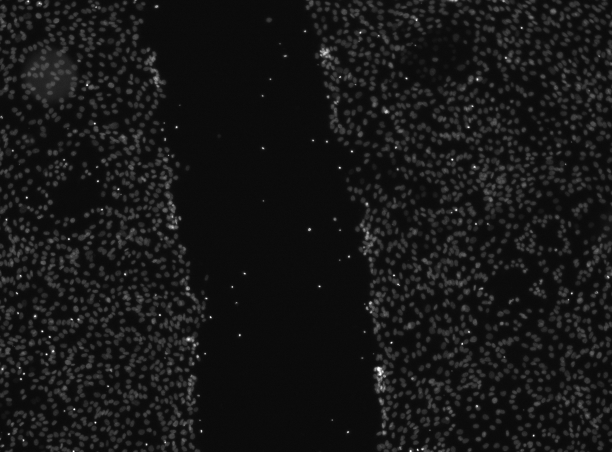
#> input picture cells/data/A2_03_2_1_DAPI_001.tif, 1224 x 904 px, given in place of A2_03_2_1_DAPI_%03d.png, which was not available (shown at 1/2 size)
$ python main.py
#> lines starting #> are read from the running program, lines starting #| are printed output that depends on the picture; after the words box and inside, x2 and y2 are one past the last pixel; in counts of white or black regions, pixels touching at a corner belong together; pictures that were not available may be replaced by others from this repository, and a replacement may not be noted
### centroidtracker.py
from scipy.spatial import distance as dist
from collections import OrderedDict
import numpy as np

class CentroidTracker():
    def __init__(self, maxDisappeared=50):
        # Místo POJO objektu využívám tříděný slovník, kdy ID odpovídá informaci ke konkrétnímu objektu
        self.nextObjectID = 0
        self.objects = OrderedDict()
        self.disappeared = OrderedDict()
        self.prevSpeed = OrderedDict()
        self.speedX = OrderedDict()
        self.speedY = OrderedDict()

        # Jen proměnná která uchovává po kolika snímcích má objekt zmizet z "trackování"
        self.maxDisappeared = maxDisappeared

    def register(self, centroid):
        self.objects[self.nextObjectID] = centroid
        self.disappeared[self.nextObjectID] = 0
        self.speedX[self.nextObjectID] = 0
        self.speedY[self.nextObjectID] = 0
        self.nextObjectID += 1

    def deregister(self, objectID):
        del self.objects[objectID]
        del self.disappeared[objectID]

    def update(self, rects):
        if len(rects) == 0:
            # Označ jako ztracené
            for objectID in list(self.disappeared.keys()):
                self.disappeared[objectID] += 1

                # Pokud je ztracený víc než X framu, smaž...
                if self.disappeared[objectID] > self.maxDisappeared:
                    self.deregister(objectID)

            return self.objects

        # Inicializace proměnné
        inputCentroids = np.zeros((len(rects), 2), dtype="int")

        # Z čtyřuhelníku získej centroid - prostředek
        for (i, (startX, startY, endX, endY)) in enumerate(rects):
            cX = int((startX + endX) / 2.0)
            cY = int((startY + endY) / 2.0)
            inputCentroids[i] = (cX, cY)

        # Pokud nic netrackuju, registruj
        if len(self.objects) == 0:
            for i in range(0, len(inputCentroids)):
                self.register(inputCentroids[i])

        # Pokud trackuju, snažím se přiřazit trackovaný objekt k objektu z nového snímku
        else:
            objectIDs = list(self.objects.keys())
            objectCentroids = list(self.objects.values())

            #Vypočti vzdálenost
            D = dist.cdist(np.array(objectCentroids), inputCentroids)
            rows = D.min(axis=1).argsort()
            cols = D.argmin(axis=1)[rows]
            usedRows = set()
            usedCols = set()

            for i,(row, col) in enumerate(zip(rows, cols)):

                if row in usedRows or col in usedCols:
                    continue

                # Výpočty v kombinaci s předchozím framem a nynějším + nějaké přepsání hodnot
                objectID = objectIDs[row]
                self.prevSpeed[objectID] = self.objects[objectID]
                self.objects[objectID] = inputCentroids[col]
                if self.prevSpeed[objectID][0] or self.prevSpeed[objectID][1] is not None:
                    test = self.prevSpeed[objectID][0]
                    test2 = inputCentroids[col][0]
                    self.speedX[objectID] += abs(inputCentroids[col][0] - self.prevSpeed[objectID][0])
                    self.speedY[objectID] += abs(inputCentroids[col][1] - self.prevSpeed[objectID][1])
                self.disappeared[objectID] = 0

                # Vedu si záznam jaký sloupec a řádek jsem už "zpracoval"
                usedRows.add(row)
                usedCols.add(col)

            unusedRows = set(range(0, D.shape[0])).difference(usedRows)
            unusedCols = set(range(0, D.shape[1])).difference(usedCols)

            # Dívám se které hodnoty jsem nevyužil a kdyžtak označím jako zmizelé případně smažu
            if D.shape[0] >= D.shape[1]:
                for row in unusedRows:
                    objectID = objectIDs[row]
                    self.disappeared[objectID] += 1
                    if self.disappeared[objectID] > self.maxDisappeared:
                        self.deregister(objectID)

            # Případně registruju jako nový objekt
            else:
                for col in unusedCols:
                    self.register(inputCentroids[col])

        return self.objects, self.prevSpeed, self.speedX, self.speedY

### main.py
import numpy as np
import cv2
import time
import centroidtracker


def celltracking(video_path):
    cap = cv2.VideoCapture(video_path)
    #Inicializace centroid trackeru
    cd = centroidtracker.CentroidTracker(maxDisappeared=3)
    loopnum = 0
    #Sekundární sekvence - "trails"
    sec_frame = np.zeros((904, 1224,3), dtype = "uint8")
    while True:
        ret, frame = cap.read()
#> frame is the input picture: shape (904, 1224, 3); min 6, max 255, mean 22.5
        #Převod na formát, ve kterém mužu hledat
        gray = cv2.cvtColor(frame, cv2.COLOR_BGR2GRAY)
        #Hledám kontury v obrázku
        p0, hierarchy = cv2.findContours(gray, cv2.RETR_TREE, cv2.CHAIN_APPROX_SIMPLE)
#> p0 = [[[0, 0], [0, 903], [1223, 903], [1223, 0]]]

        rects = []
        #Spočítám si čtyřuhelník z označených objektu
        for i in range(len(p0)):
            x,y,w,h = cv2.boundingRect(p0[i])
            rect = [x, y, x+w, y+h]
            rects.append(rect)
            #Vykreslím čtyřúhelník
            cv2.rectangle(frame, (x, y), (x+w, y+h), (0, 255, 0), 1)
#> this loop made 1 pass
#> (x, y, w, h) on pass 1: (0, 0, 1224, 904)
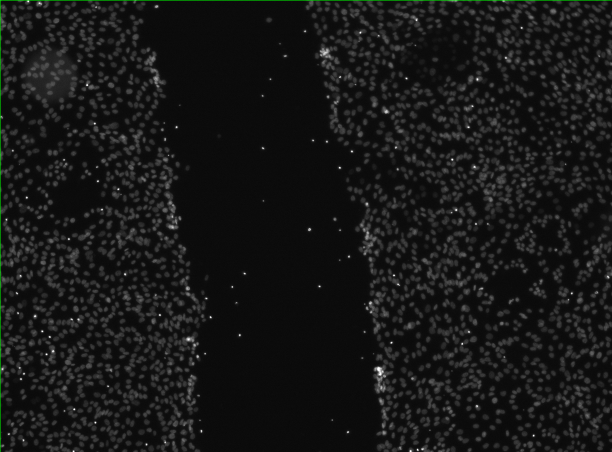
#> frame: shape (904, 1224, 3) (shown at 1/2 size); 0.19% of pixels changed, all inside (x1, y1, x2, y2) = (0, 0, 1224, 904)
#> after the loop, rects = [[0, 0, 1224, 904]]

        # Přidám všechny "objekty" do trackeru, objekty jsou čtyřuhelníky
        objects, prev, speedX, speedY = cd.update(rects)
#> in update, `inputCentroids = np.zeros((len(rects), 2), dtype="int")`: inputCentroids = [[0, 0]]
#> the loop in update, `for (i, (startX, startY, endX, endY)) in enumerate(rects):` made 1 pass
#> (startX, startY, endX, endY, cX, cY) on pass 1: (0, 0, 1224, 904, 612, 452)
#> after the loop in update, `for (i, (startX, startY, endX, endY)) in enumerate(rects):`: inputCentroids = [[612, 452]]
#> the loop in update, `for i in range(0, len(inputCentroids)):` made 1 pass
#> objects = {0: [612, 452]}; prev = 0 items; speedX = {0: 0}; speedY = {0: 0}

        #Vykresluji informace co potřebuji + malé dopočty
        for i, (objectID, centroid) in enumerate(objects.items()):
            text = "ID {}".format(objectID)
            SpeedX = "AVG.SpeedX {}".format(round(speedX[objectID]/(loopnum+1),2))
            SpeedY = "AVG.SpeedY {}".format(round(speedY[objectID]/(loopnum+1),2))
            cv2.putText(frame, text, (centroid[0] - 10, centroid[1] - 15),
                cv2.FONT_HERSHEY_SIMPLEX, 0.25, (0, 255, 0), 1)
            cv2.putText(frame, SpeedX, (centroid[0] - 7, centroid[1] - 10),
                cv2.FONT_HERSHEY_DUPLEX, 0.20, (255, 0, 255), 1)
            cv2.putText(frame, SpeedY, (centroid[0] - 5, centroid[1] - 5),
                cv2.FONT_HERSHEY_DUPLEX , 0.20, (255, 0, 255), 1)
            cv2.circle(frame, (centroid[0], centroid[1]), 1, (0, 255, 0), -1)
            if loopnum > 0:
                try:
                    cv2.arrowedLine(sec_frame, (prev[objectID][0], prev[objectID][1]), (centroid[0], centroid[1]), (0, 0, 255), 1)
                    cv2.arrowedLine(frame, (prev[objectID][0], prev[objectID][1]), (centroid[0], centroid[1]), (0, 0, 255), 2)
                except:
                    print("Nenalezl jsem puvodni zdroj")
#> this loop made 1 pass
#> (objectID, centroid, text, SpeedX, SpeedY) on pass 1: (0, [612, 452], 'ID 0', 'AVG.SpeedX 0.0', 'AVG.SpeedY 0.0')
#> frame: shape (904, 1224, 3); 0.03% of pixels changed, all inside (x1, y1, x2, y2) = (603, 432, 658, 454)
#> sec_frame: shape (904, 1224, 3); every value is 0


        cv2.imshow("Trail", sec_frame)
        cv2.imshow("Countours", frame)
        k = cv2.waitKey(500) & 0xFF
#> (key Esc is pressed here)
        loopnum += 1

celltracking("/Users/denislokaj/Documents/PROJEKTBAAD/cells/unet-pred-binarize/A2_03_2_1_DAPI_%03d.png")

$ run again, on cells/data/A2_03_2_1_DAPI_002.tif
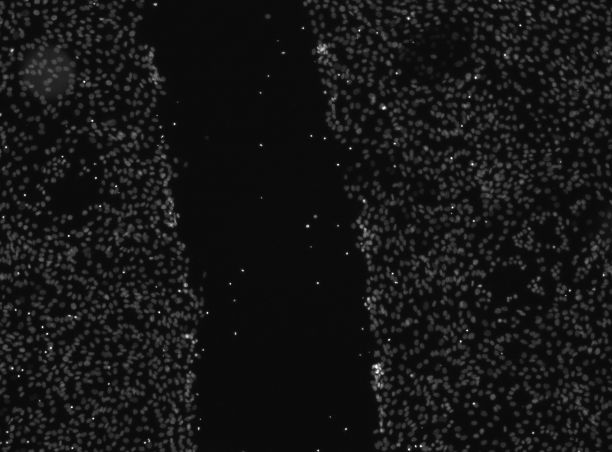
#> input picture cells/data/A2_03_2_1_DAPI_002.tif, 1224 x 904 px, given in place of A2_03_2_1_DAPI_%03d.png, which was not available (shown at 1/2 size)
#> in celltracking, frame is the input picture: shape (904, 1224, 3); min 5, max 255, mean 21.8
#> p0 = [[[0, 0], [0, 903], [1223, 903], [1223, 0]]]
#> the loop in celltracking, `for i in range(len(p0)):` made 1 pass
#> (x, y, w, h) on pass 1: (0, 0, 1224, 904)
#> after the loop in celltracking, `for i in range(len(p0)):`:
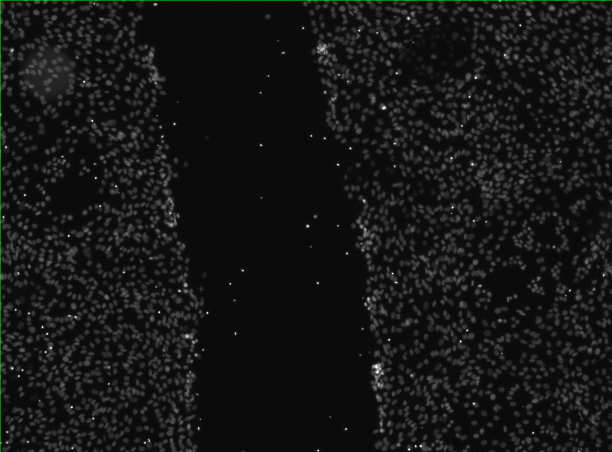
#> frame: shape (904, 1224, 3) (shown at 1/2 size); 0.19% of pixels changed, all inside (x1, y1, x2, y2) = (0, 0, 1224, 904)
#> after the loop in celltracking, `for i in range(len(p0)):`: rects = [[0, 0, 1224, 904]]
#> in update, `inputCentroids = np.zeros((len(rects), 2), dtype="int")`: inputCentroids = [[0, 0]]
#> the loop in update, `for (i, (startX, startY, endX, endY)) in enumerate(rects):` made 1 pass
#> (startX, startY, endX, endY, cX, cY) on pass 1: (0, 0, 1224, 904, 612, 452)
#> after the loop in update, `for (i, (startX, startY, endX, endY)) in enumerate(rects):`: inputCentroids = [[612, 452]]
#> the loop in update, `for i in range(0, len(inputCentroids)):` made 1 pass
#> objects = {0: [612, 452]}; prev = 0 items; speedX = {0: 0}
#> the loop in celltracking, `for i, (objectID, centroid) in enumerate(objects.items()):` made 1 pass
#> (objectID, centroid, text, SpeedX, SpeedY) on pass 1: (0, [612, 452], 'ID 0', 'AVG.SpeedX 0.0', 'AVG.SpeedY 0.0')
